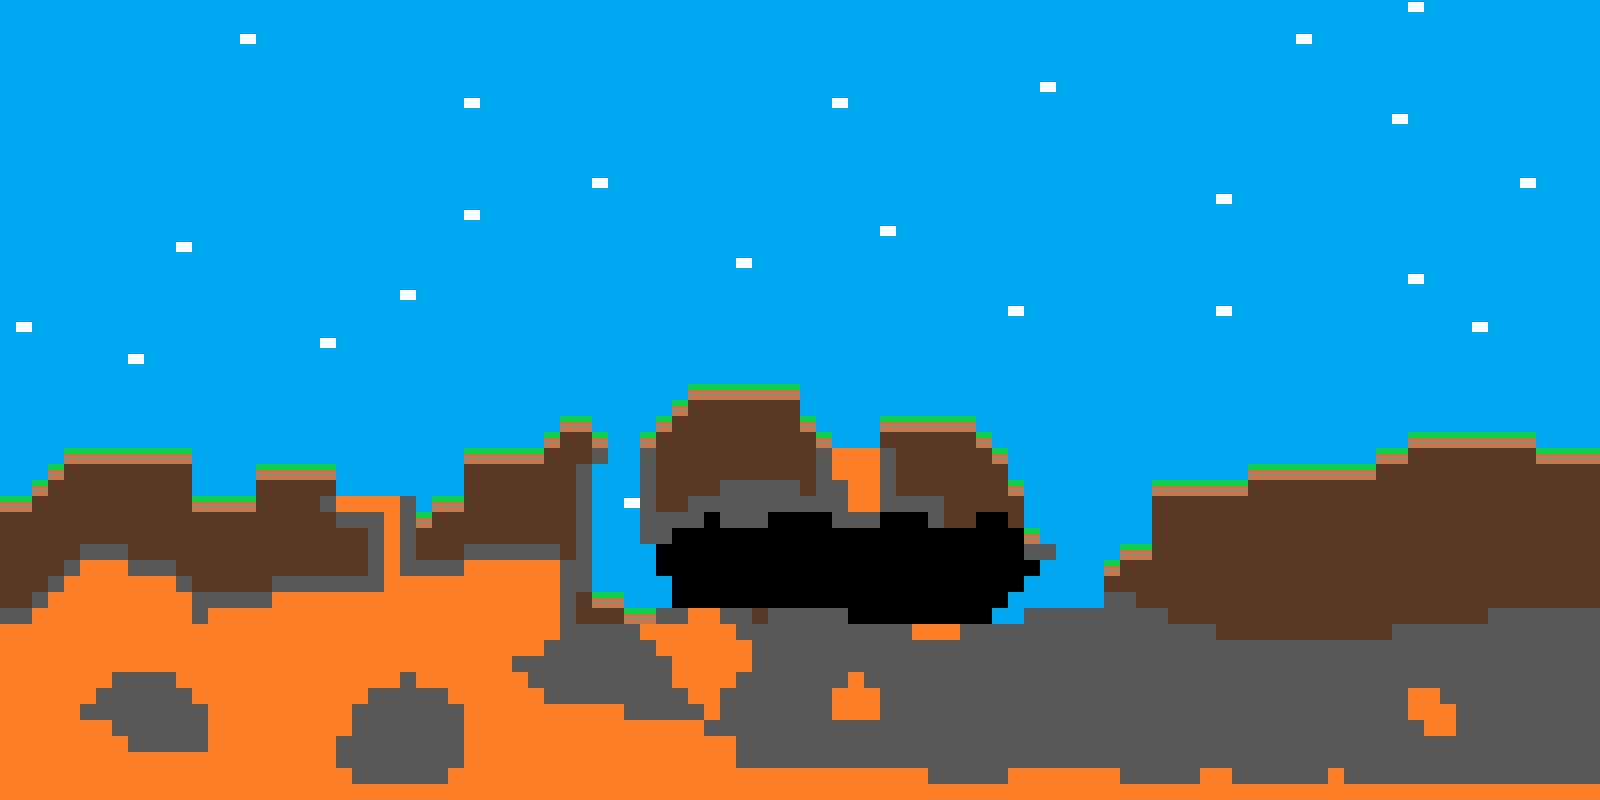

A 2D game scene composited from a Tiled map and its tileset images. What follows is a short description and the map's XML, with each tile layer's data collapsed to a summary:
An orthogonal 100x50 tile map with 16x16 px tiles, 2 tile layers (Tile Layer 1, Tile Layer 2).

<map version="1.0" tiledversion="1.1.4" orientation="orthogonal" renderorder="right-down" width="100" height="50" tilewidth="16" tileheight="16" infinite="0" nextobjectid="1">
 <tileset firstgid="1" name="Tiles" tilewidth="16" tileheight="16" tilecount="6" columns="6">
  <image source="cheap_tiles.png" width="96" height="16" />
 </tileset>
 <layer name="Tile Layer 1" width="100" height="50">
  <data>[5000 cells, 4850 non-empty, 1 distinct tile ids]</data>
 </layer>
 <layer name="Tile Layer 2" width="100" height="50">
  <data>[5000 cells, 2004 non-empty, 6 distinct tile ids]</data>
 </layer>
</map>
